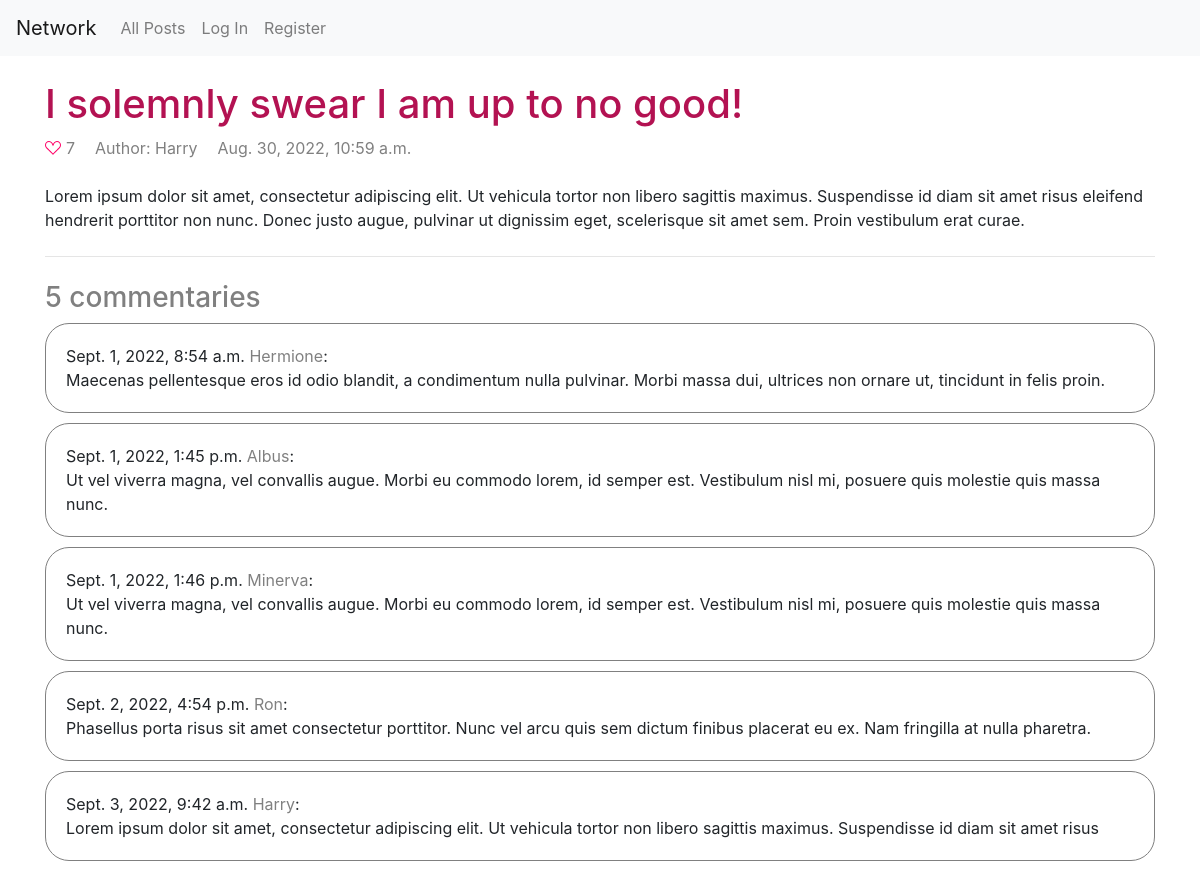
/posts/1, run on the app's committed database.
### network/models.py (models this page shows, shortened)
class Post(models.Model):
    author = models.ForeignKey(User, on_delete=models.CASCADE, related_name="posts")
    content = models.TextField(max_length=280)
    likes = models.ManyToManyField(User, blank=True)
    timestamp = models.DateTimeField(auto_now_add=True)
    title = models.CharField(max_length=80)

class User(AbstractUser):
    about = models.TextField(max_length=160, blank=True)
    photo = models.URLField(max_length=2048, blank=True)

class Comment(models.Model):
    post = models.ForeignKey(Post, on_delete=models.CASCADE, related_name="comments")
    text = models.TextField(max_length=140)
    timestamp = models.DateTimeField(auto_now_add=True)
    user = models.ForeignKey(User, on_delete=models.CASCADE, related_name="comments")

### network/views.py (the view)
# urls.py: path("posts/<str:id>", views.post, name="post"),
def post(request, id):
    post = Post.objects.filter(id=id).first()
    return render(request, "network/post.html", {"comment": CommentForm(), "post": post}) if post else redirect("/")

### network/templates/network/post.html (shortened to what this page needs)
{% extends "network/layout.html" %}
{% load static %}
{% block body %}
    <div class="container">
        <div class="header">
            <h1 class="post-title">{{ post.title }}</h1>
            <div class="buttons">
                <div class="likes">
                    <div class="count">{{ post.likes.all|length }}</div>
                </div>
                <div class="edit-button">
                    {% if not user.is_authenticated or user.is_authenticated and user != post.author %}
                        Author: <a class="author-name" href="{% url 'user' post.author.id %}">{{ post.author }}</a>
                    {% endif %}
                </div>
                <div class="header-date">{{ post.timestamp }}</div>
            </div>
        </div>
        <div class="content">
            <p class="text">{{ post.content }}</p>
        </div>
        <hr class="line">
        <div class="commentaries">
            <h3 class="subtitle">{{ post.comments.all|length }} commentaries</h3>
            {% if post.comments.all|length %}
                {% for post_comment in post.comments.all %}
                    <div class="commentary">
                        <div class="commentary-header">{{ post_comment.timestamp }}&nbsp;<a href="{% url 'user' post_comment.user.id %}">{{ post_comment.user.username }}</a>:</div>
                        {{ post_comment.text }}
                    </div>
                {% endfor %}
            {% endif %}
        </div>
    </div>
{% endblock %}

### network/static/network/styles.css (style rules this page uses)
a, a:visited, h3 { color: gray; }
a:hover, .page-link:hover, .like, .like-inactive { color: rgb(255,0,102); }
h1 { color: rgb(179,18,82); }
.author, .buttons, .comments, .date, .like, .likes, .header { align-items: center; color: gray; display: flex; }
.buttons, .follow-block { gap: 20px; }
.commentaries, .follow-block, .header, .post, .commentary { display: flex; flex-wrap: wrap; }
.calendar, .comment, .like, .like-inactive, .person { margin-right: 5px; }
.container { height: 100vh; }
.edit-button { min-width: 70px; }
.header, .post-bottom { justify-content: space-between; }
.line, .header { margin-bottom: 1.5rem; margin-top: 1.5rem; }
.post, .commentary { align-content: space-between; border: .5px solid gray; border-radius: 1.5rem; margin-bottom: 10px; padding: 20px; width: 100%; }
.post-content, .post-title, .subtitle, .inputs input, textarea, .commentary-header, .comment-form { width: 100%; }

### data on the page
Post: title "I solemnly swear I am up to no good!", likes.all|length "7", author "Harry", timestamp "Aug. 30, 2022, 10:59 a.m.", content "Lorem ipsum dolor sit amet, consectetur adipiscing elit. Ut vehicula tortor non libero sagittis maximus. Suspendisse id diam sit amet risus eleifend hendrerit porttitor non nunc. Donec justo augue, pulvinar ut dignissim eget, scelerisque sit amet sem. Proin vestibulum erat curae.", comments.all|length "5"
Comment: timestamp "Sept. 1, 2022, 8:54 a.m.", user.username "Hermione", text "Maecenas pellentesque eros id odio blandit, a condimentum nulla pulvinar. Morbi massa dui, ultrices non ornare ut, tincidunt in felis proin."
Comment: timestamp "Sept. 1, 2022, 1:45 p.m.", user.username "Albus", text "Ut vel viverra magna, vel convallis augue. Morbi eu commodo lorem, id semper est. Vestibulum nisl mi, posuere quis molestie quis massa nunc."
Comment: timestamp "Sept. 1, 2022, 1:46 p.m.", user.username "Minerva", text "Ut vel viverra magna, vel convallis augue. Morbi eu commodo lorem, id semper est. Vestibulum nisl mi, posuere quis molestie quis massa nunc."
Comment: timestamp "Sept. 2, 2022, 4:54 p.m.", user.username "Ron", text "Phasellus porta risus sit amet consectetur porttitor. Nunc vel arcu quis sem dictum finibus placerat eu ex. Nam fringilla at nulla pharetra."
Comment: timestamp "Sept. 3, 2022, 9:42 a.m.", user.username "Harry", text "Lorem ipsum dolor sit amet, consectetur adipiscing elit. Ut vehicula tortor non libero sagittis maximus. Suspendisse id diam sit amet risus"
